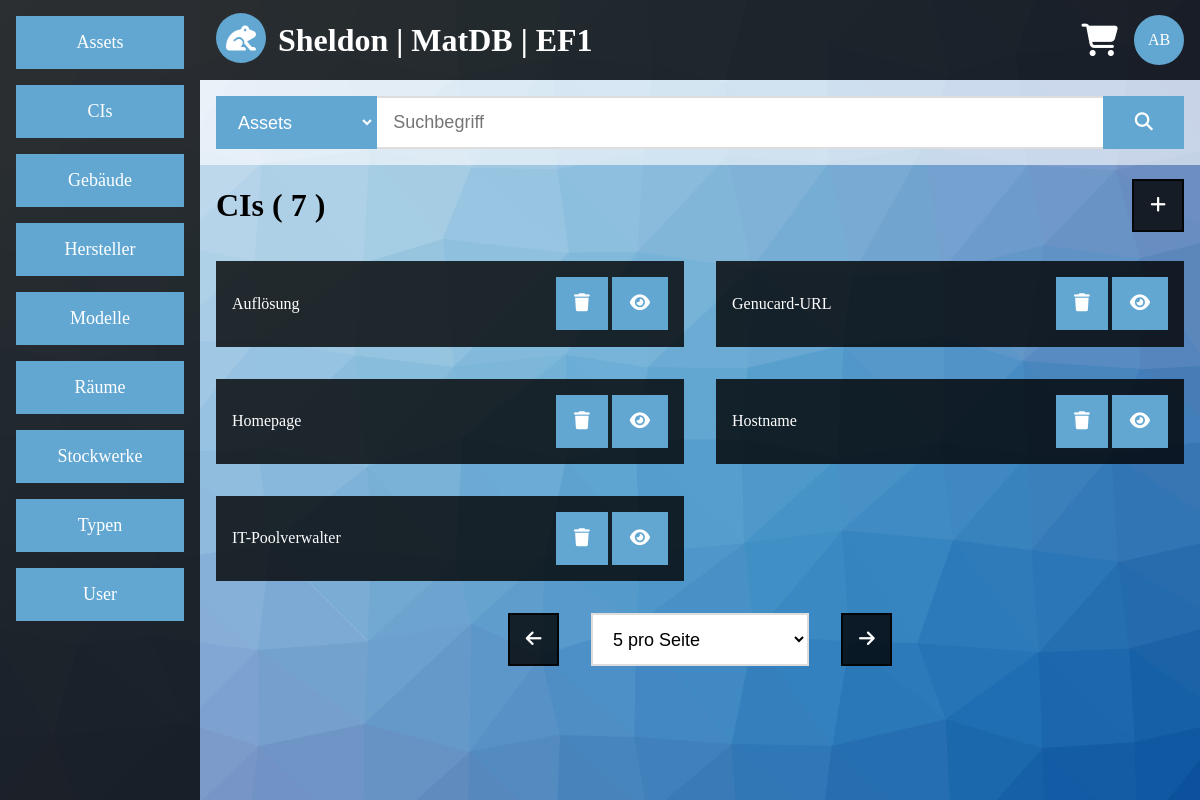
The page /list.php?category=ci&site=0&amount=5 (signed in) on the database as committed earlier.
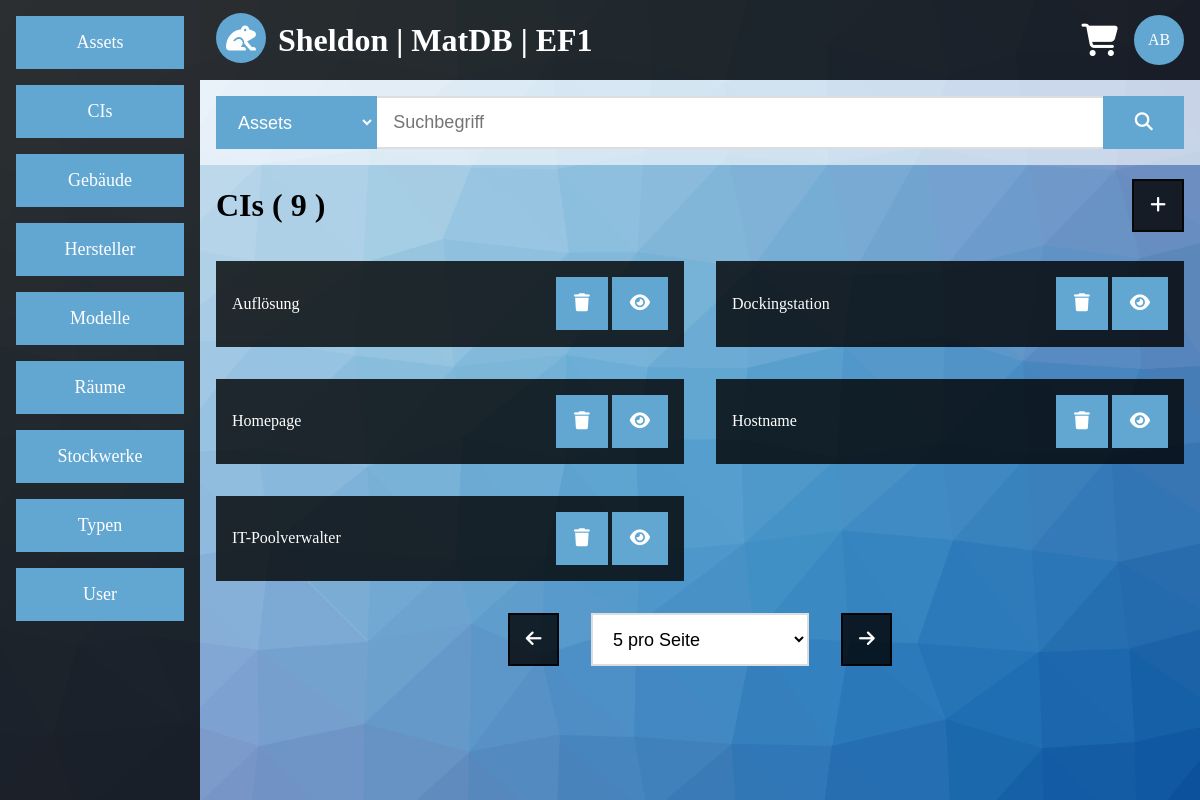
The same page on the database as committed later.
### tables this page shows
CREATE TABLE IF NOT EXISTS `ci` (
  `ci_id` int(255) NOT NULL AUTO_INCREMENT,
  `ci_name` varchar(200) NOT NULL,
  `ci_type` enum('string','select','url','list') NOT NULL,
  `ci_regex` varchar(200) NOT NULL,
  PRIMARY KEY (`ci_id`),
  UNIQUE KEY `ci_name` (`ci_name`)
);

### list.php (the view, shortened to what the rows shown need)
<?php
require($_SERVER['DOCUMENT_ROOT'].'/include/config.inc.php');
$output = '';
$sql = mysqli_connect($app_sqlhost,$app_sqluser,$app_sqlpasswd,$app_sqldb);
if(!$sql)
{
	$output .= '<div class="container">';
	$output .= '<div class="content-center container white-alpha">';
	$output .= '<h1>Error</h1>';
	$output .= '<div class="panel black-alpha">';
	$output .= '<p>Es konnte keine Datenbankverbindung hergestellt werden.</p>';
	$output .= '</div>';
	$output .= '</div>';
	$output .= '</div>';
}
else
{
	$sql->query('SET NAMES UTF8');
	if(!empty($_GET))
	{
		if(empty($_GET['category']) || $_GET['site'] == "" || empty($_GET['amount']))
		{
			$output .= '<div class="container">';
			$output .= '<div class="content-center container white-alpha">';
			$output .= '<h1>Error</h1>';
			$output .= '<div class="panel black-alpha">';
			$output .= '<p>Es wurden nicht alle Daten gesendet.</p>';
			$output .= '</div>';
			$output .= '</div>';
			$output .= '</div>';
		}
		else
		{
			if(preg_match('/[^a-z]/',$_GET['category']) == 0)
			{
				$allowed_category = array('asset','user','vendor','model','type','building','floor','room','ci');
				if(in_array($_GET['category'],$allowed_category))
				{
					if(preg_match('/[^0-9]/',$_GET['site']) == 0)
					{
						if(preg_match('/[^0-9]/',$_GET['amount']) == 0)
						{
							$allowed_amount = array(5,10,15);
							if(in_array($_GET['amount'],$allowed_amount))
							{
								$category_german = array('Assets','User','Hersteller','Modelle','Typen','Geb&auml;ude','Stockwerke','R&auml;ume','CIs');
								$array_key = array_search($_GET['category'],$allowed_category);
								$query = sprintf("
								SELECT %s_id
								FROM %s;",
								$sql->real_escape_string($_GET['category']),
								$sql->real_escape_string($_GET['category']));
								$result = $sql->query($query);
								$amount_gs = mysqli_num_rows($result);
								if($amount_gs > 0)
								{
									$output .= '<div class="container">';
									$output .= '<table class="block"><tr>';
									$output .= '<td class="col-l6"><h1>'.$category_german[$array_key].' ( '.$amount_gs.' )</h1></td>';
									$output .= '<td class="col-l6"><div class="text-right"><a class="btn-default border border-black-alpha black-alpha hover-white-alpha hover-text-black-alpha" href="add.php?category='.$_GET['category'].'"><i class="fas fa-plus"></i></a></div></td>';
									$output .= '</tr></table>';
									$output .= '</div>';
									$output .= '<ul class="flex block">';
									$i = 0;
									if($_GET['category'] == $allowed_category[0])
									{
										$query = sprintf("
										SELECT asset_id,type_name,vendor_name,model_name,asset_serial
										FROM asset
										INNER JOIN type ON type_id = asset_type_id
										INNER JOIN vendor ON vendor_id = asset_vendor_id
										INNER JOIN model ON model_id = asset_model_id
										LIMIT %s,%s;",
										$sql->real_escape_string($_GET['site']*$_GET['amount']),
										$sql->real_escape_string($_GET['amount']));
										$result = $sql->query($query);
										while($row = $result->fetch_array(MYSQLI_ASSOC))
										{
											if($i == 2)
											{
												$output .= '</ul>';
												$output .= '<ul class="flex block">';
												$i = 0;
											}
											$output .= '<li class="col-s12 col-m6 col-l6">';
											$output .= '<div class="text-center-medium text-center-small margin container display-container black-alpha">';
											$output .= '<p>'.$row['type_name'].' / '.$row['vendor_name'].' / '.$row['model_name'].'</p>';
											$output .= '<p>'.$row['asset_serial'].'</p>';
											$output .= '<div class="container-large display-middle-right-large section-medium section-small">';
											$output .= '<a class="btn-default border border-light-blue light-blue hover-white hover-text-blue" href="del.php?category='.$_GET['category'].'&id='.$row['asset_id'].'&returnto='.urlencode('http://'.$_SERVER['HTTP_HOST'].'/list.php?category='.$_GET['category'].'&site='.$_GET['site'].'&amount='.$_GET['amount']).'"><i class="fas fa-trash"></i></a> ';
											$output .= '<a class="btn-default border border-light-blue light-blue hover-white hover-text-blue" href="view.php?category='.$_GET['category'].'&id='.$row['asset_id'].'&tab=general"><i class="fas fa-eye"></i></a> ';
											$output .= '<a class="btn-default border border-light-blue light-blue hover-white hover-text-blue" href="cart.php?aktion=add&category='.$_GET['category'].'&id='.$row['asset_id'].'"><i class="fas fa-shopping-cart"></i> <i class="fas fa-plus"></i></a>';
											$output .= '</div>';
											$output .= '</div>';
											$output .= '</li>';
											$i++;
										}
									}
									else
									{
										$query = sprintf("
										SELECT %s_id,%s_name
										FROM %s
										LIMIT %s,%s;",
										$sql->real_escape_string($_GET['category']),
										$sql->real_escape_string($_GET['category']),
										$sql->real_escape_string($_GET['category']),
										$sql->real_escape_string($_GET['site']*$_GET['amount']),
										$sql->real_escape_string($_GET['amount']));
										$result = $sql->query($query);
										while($row = $result->fetch_array(MYSQLI_NUM))
										{
											if($i == 2)
											{
												$output .= '</ul>';
												$output .= '<ul class="flex block">';
												$i = 0;
											}
											$output .= '<li class="col-s12 col-m6 col-l6">';
											$output .= '<div class="margin container black-alpha">';
											$output .= '<table class="block">';
											$output .= '<tr>';
											$output .= '<td>';
											$output .= '<p>'.$row[1].'</p>';
											$output .= '</td>';
											$output .= '<td>';
											$output .= '<p class="text-right">';
											$output .= '<a class="btn-default border border-light-blue light-blue hover-white hover-text-blue" href="del.php?category='.$_GET['category'].'&id='.$row[0].'&returnto='.urlencode('http://'.$_SERVER['HTTP_HOST'].'/list.php?category='.$_GET['category'].'&site='.$_GET['site'].'&amount='.$_GET['amount']).'"><i class="fas fa-trash"></i></a> ';
											$output .= '<a class="btn-default border border-light-blue light-blue hover-white hover-text-blue" href="view.php?category='.$_GET['category'].'&id='.$row[0].'"><i class="fas fa-eye"></i></a>';
											$output .= '</p>';
											$output .= '</td>';
											$output .= '</tr>';
											$output .= '</table>';
											$output .= '</div>';
											$output .= '</li>';
											$i++;
										}
									}
									$output .= '</ul>';
								}
								else
								{
									$output .= '<div class="panel dark">';
									$output .= '<p>Es wurden keine Eintr&auml;ge gefunden.</p>';
									$output .= '</div></div>';
								}
							}
							else
							{
								$output .= '<h1>Error</h1>';
								$output .= '<div class="panel dark">';
								$output .= '<p>Es k&ouml;nnen nur 5, 10 oder 15 Elemente angezeigt werden.</p>';
								$output .= '</div></div>';
							}
						}
						else
						{
							$output .= '<h1>Error</h1>';
							$output .= '<div class="panel dark">';
							$output .= '<p>Es k&ouml;nnen nur 5, 10 oder 15 Elemente angezeigt werden.</p>';
							$output .= '</div></div>';
						}
					}
					else
					{
						$output .= '<h1>Error</h1>';
						$output .= '<div class="panel dark">';
						$output .= '<p>Die Seitenzahl besteht nur aus Zahlen.</p>';
						$output .= '</div></div>';
					}
				}
				else
				{
					$output .= '<h1>Error</h1>';
					$output .= '<div class="panel dark">';
					$output .= '<p>Die gesendete Kategorie kann nicht bearbeitet werden.</p>';
					$output .= '</div></div>';
				}
			}
			else
			{
				$output .= '<h1>Error</h1>';
				$output .= '<div class="panel dark">';
				$output .= '<p>Die gesendete Kategorie kann nicht bearbeitet werden.</p>';
				$output .= '</div></div>';
			}
		}
	}
	else
	{
		$output .= '<h1>Error</h1>';
		$output .= '<div class="panel dark">';
		$output .= '<p>Es wurden keine Daten gesendet.</p>';
		$output .= '</div></div>';
	}
}
?>
<!DOCTYPE HTML>
<html lang="de">
	<head>
		<?php
		require($_SERVER['DOCUMENT_ROOT'].'/include/head.inc.php');
		?>
	</head>
	<body>
		<?php
		require($_SERVER['DOCUMENT_ROOT'].'/include/body.inc.php');
		?>
	</body>
</html>

Rows that differ between the two databases and show on the page:
no longer on this page (row edited): ci: ci_name "Genucard-URL"
added ci: ci_name "Dockingstation"
Other text that changed with them:
$amount_gs: "7" → "9"
